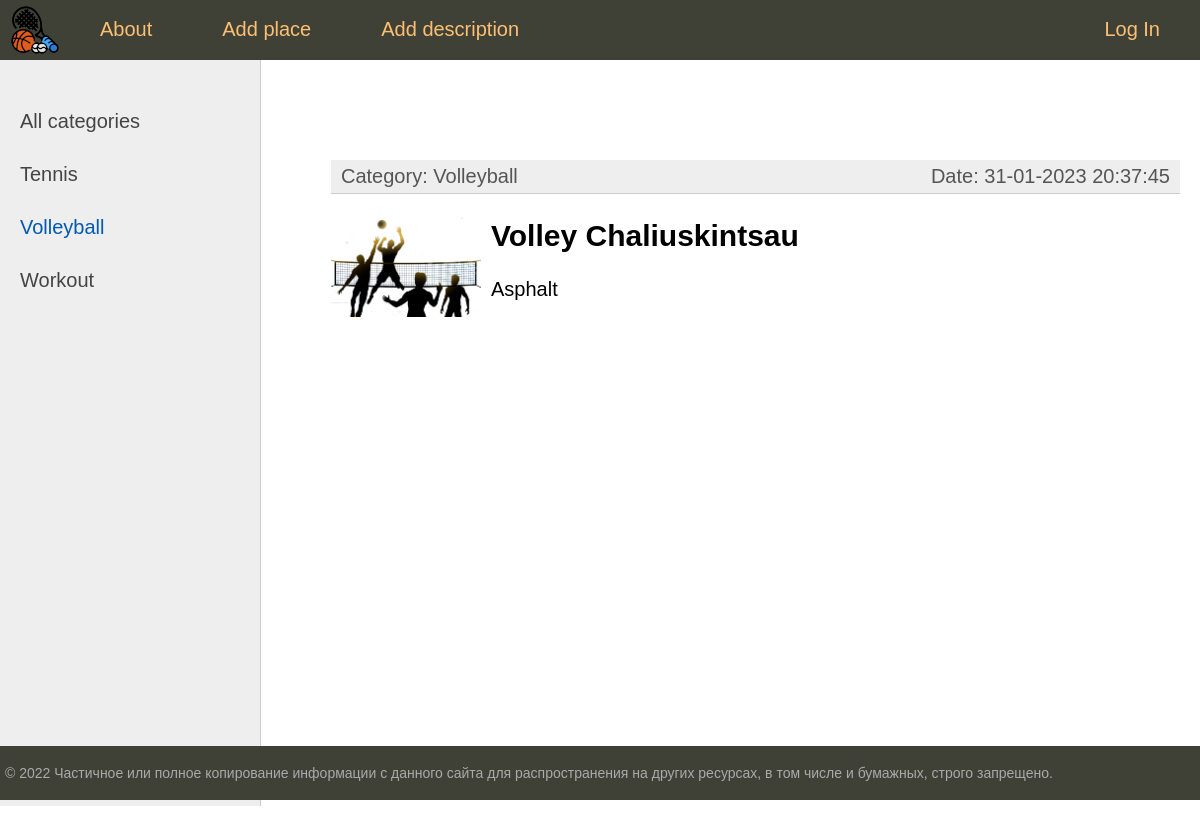
The app's page /place/volley-chaliuskintsau/ with its own data.
### place/models.py (models this page shows, shortened)
class SportCategory(models.Model):
    title = models.CharField(max_length=255, verbose_name='Category title')
    slug = models.SlugField(max_length=255, unique=True, db_index=True, verbose_name='Category')
    def __str__(self):
        return self.title
    def get_absolute_url(self):
        return reverse('sportcategory', kwargs={'cat_slug': self.slug})
    class Meta:
        verbose_name = 'Sport category'
        verbose_name_plural = 'Sport categories'
        ordering = ['title', 'id']

class PlaceTitle(models.Model):
    title = models.CharField(max_length=255, unique=True)
    slug = models.SlugField(max_length=255, unique=True, db_index=True, verbose_name='URL')
    address = models.CharField(max_length=255)
    time_create = models.DateTimeField(auto_now_add=True)
    time_update = models.DateTimeField(auto_now=True)
    is_published = models.BooleanField(default=True)
    sport_category = models.ForeignKey(SportCategory, on_delete=models.CASCADE)
    def __str__(self):
        return self.title
    class Meta:
        verbose_name = 'place title'
        verbose_name_plural = 'place titles'
        ordering = ['time_create', 'title']

class Description(models.Model):
    description = models.TextField(blank=True, verbose_name='place description')
    photo = models.ImageField(upload_to='photos/%Y/%m/%d', blank=True)
    placetitle = models.OneToOneField(PlaceTitle, on_delete=models.CASCADE, primary_key=True, verbose_name='Place title')
    def __str__(self):
        return self.description
    class Meta:
        verbose_name = 'place description'
        verbose_name_plural = 'places descriptions'
        ordering = ['description', 'placetitle_id']

### place/views.py (the view)
# urls.py: path('place/<slug:place_slug>/', show_place, name='place'),
def show_place(request, place_slug):
    title = get_object_or_404(PlaceTitle, slug=place_slug)
    context = {
        'menu': menu,
        'cat_selected': title.sport_category.slug,
        'place_slug': place_slug,
        'title': title,
    }
    return render(request, 'place/place.html', context)

### place/templatetags/place_tags.py (called while the page is built)
@register.inclusion_tag('place/list_categories.html')
def show_category(sort=None, cat_selected=0):
    if not sort:
        cats =  SportCategory.objects.all()
    else:
        cats =  SportCategory.objects.order_by(sort)
    return {"cats": cats, "cat_selected": cat_selected}

@register.simple_tag()
def get_categories_by_place(filter=None):
    if not filter:
        return SportCategory.objects.all()
    else:
        sport_category_id = PlaceTitle.objects.get(slug=filter).sport_category_id
        return SportCategory.objects.get(pk=sport_category_id)

### place/templates/place/place.html
{% extends 'place/base.html' %}
{% load place_tags %}
{% block content %}
<ul class="list-articles">
	{% get_categories_by_place filter=place_slug  as cat %}
		<li><div class="article-panel">
		<p class="first">Category: {{ cat }}</p>
		<p class="last">Date: {{ title.time_update|date:"d-m-Y H:i:s" }}</p>
		</div></li>
		{% if title.description.photo %}
		<p><img class="img-article-left thumb" src={{title.description.photo.url}}></p>
		{% endif %}
		<h2>{{ title }}</h2>
	<p class="description">{{ title.description|linebreaks }}</p>
</ul>
{% endblock %}

### place/templates/place/list_categories.html
{% for c in cats %}
{% if c.slug == cat_selected %}
    <li class="selected">{{ c.title }}</li>
{% else %}
    <li><a href={{ c.get_absolute_url }}>{{ c.title }}</a></li>
{% endif %}
{% endfor %}

### place/static/place/css/styles.css (style rules this page uses)
html, body { font-family: 'Arial'; margin: 0; padding: 0; height: 100%; width: 100%; color: #444; }
a { color: #0059b2; text-decoration: none; }
img { max-width: 600px; height: auto; }
img.img-article-left { max-width: 300px; height: auto; float: left; padding: 0 10px 10px 0; }
img.img-article-left.thumb { max-width: 150px; height: auto; }
div.article-panel { background: #eee; padding: 5px 10px 5px 10px; box-sizing: border-box; overflow: hidden; color: #555; }
div.article-panel p.first { margin: 0; float: left; }
div.article-panel p.last { margin: 0; float: right; }
ul.list-articles { list-style: none; margin: 0; padding: 0; }
ul.list-articles li { border-bottom: 1px solid #ccc; }
.left-chapters ul li { margin: 30px 0 0 0; color: #999; }
.left-chapters ul li.selected { color: #0059b2; }
.left-chapters ul li a { color: #444; text-decoration: none; }
.description { font-size: 18px; }

### records on screen
SportCategory: title "Tennis"
SportCategory: title "Volleyball"
SportCategory: title "Workout"
PlaceTitle: time_update "31-01-2023 20:37:45", description.photo (picture), title "Volley Chaliuskintsau", description "Asphalt"

### other values on screen
{{ m.title }} "About" "Add place" "Add description"
{{ m.title }} "Log In"
